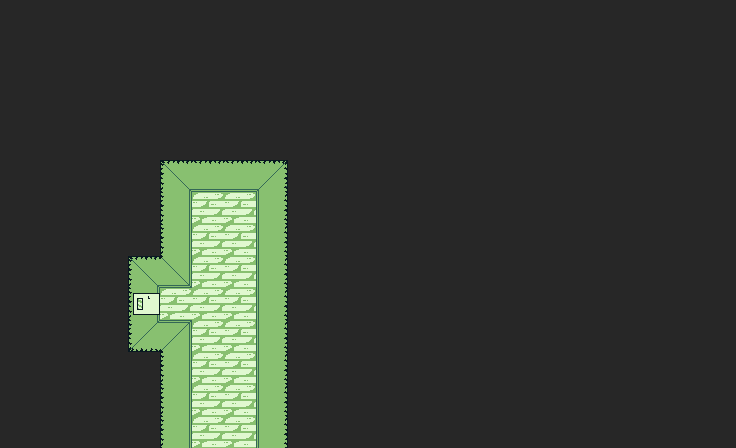

The image is a tile-based game level rendered from a .tmx file. Its description and complete source (layers, tilesets, objects, tile grids) follow:
An orthogonal 23x14 tile map with 32x32 px tiles, 1 tile layer (Vrstva dlaždic 1).

<map version="1.8" tiledversion="1.8.4" orientation="orthogonal" renderorder="right-down" width="23" height="14" tilewidth="32" tileheight="32" infinite="0" nextlayerid="2" nextobjectid="1">
 <tileset firstgid="1" source="../Zdi.tsx" />
 <layer id="1" name="Vrstva dlaždic 1" width="23" height="14">
  <data encoding="csv">
18,18,18,18,18,18,18,18,18,18,18,18,18,18,18,18,18,18,18,18,18,18,18,
18,18,18,18,18,18,18,18,18,18,18,18,18,18,18,18,18,18,18,18,18,18,18,
18,18,18,18,18,18,18,18,18,18,18,18,18,18,18,18,18,18,18,18,18,18,18,
18,18,18,18,18,18,18,18,18,18,18,18,18,18,18,18,18,18,18,18,18,18,18,
18,18,18,18,18,18,18,18,18,18,18,18,18,18,18,18,18,18,18,18,18,18,18,
18,18,18,18,18,16,6,6,7,18,18,18,18,18,18,18,18,18,18,18,18,18,18,
18,18,18,18,18,15,5,5,9,18,18,18,18,18,18,18,18,18,18,18,18,18,18,
18,18,18,18,18,15,5,5,9,18,18,18,18,18,18,18,18,18,18,18,18,18,18,
18,18,18,18,16,17,5,5,9,18,18,18,18,18,18,18,18,18,18,18,18,18,18,
18,18,18,18,4,5,5,5,9,18,18,18,18,18,18,18,18,18,18,18,18,18,18,
18,18,18,18,13,14,5,5,9,18,18,18,18,18,18,18,18,18,18,18,18,18,18,
18,18,18,18,18,15,5,5,9,18,18,18,18,18,18,18,18,18,18,18,18,18,18,
18,18,18,18,18,15,5,5,9,18,18,18,18,18,18,18,18,18,18,18,18,18,18,
18,18,18,18,18,15,5,5,9,18,18,18,18,18,18,18,18,18,18,18,18,18,18
</data>
 </layer>
</map>
